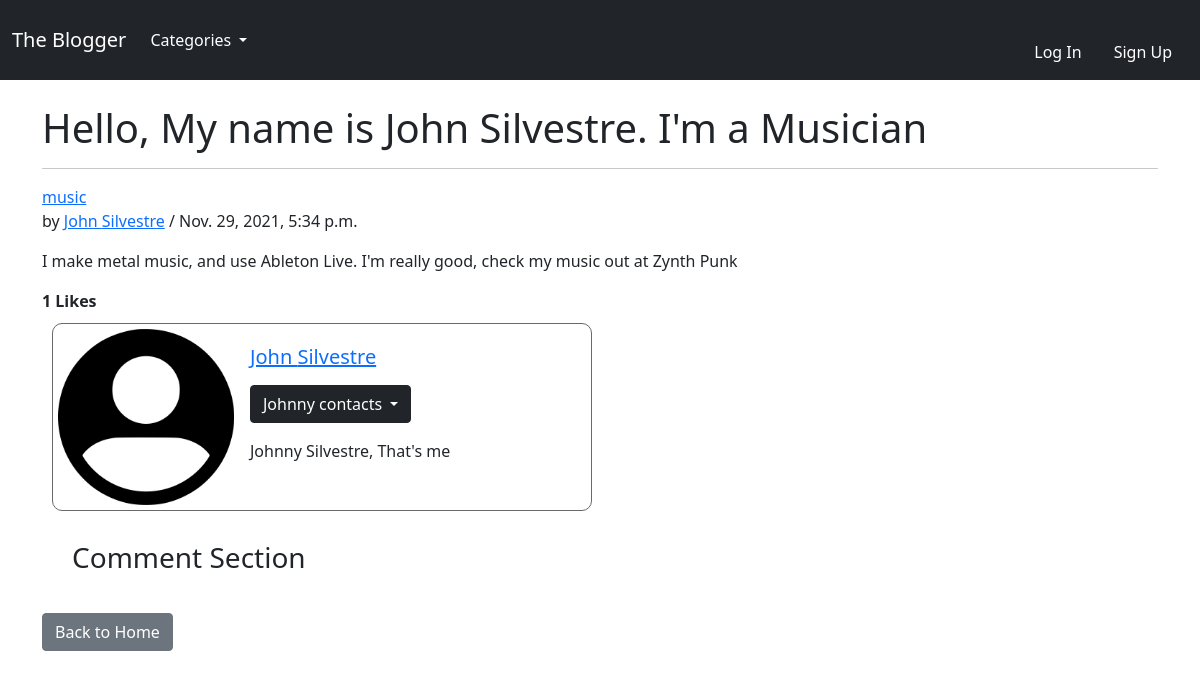
Page /post/6 on the earlier database version.
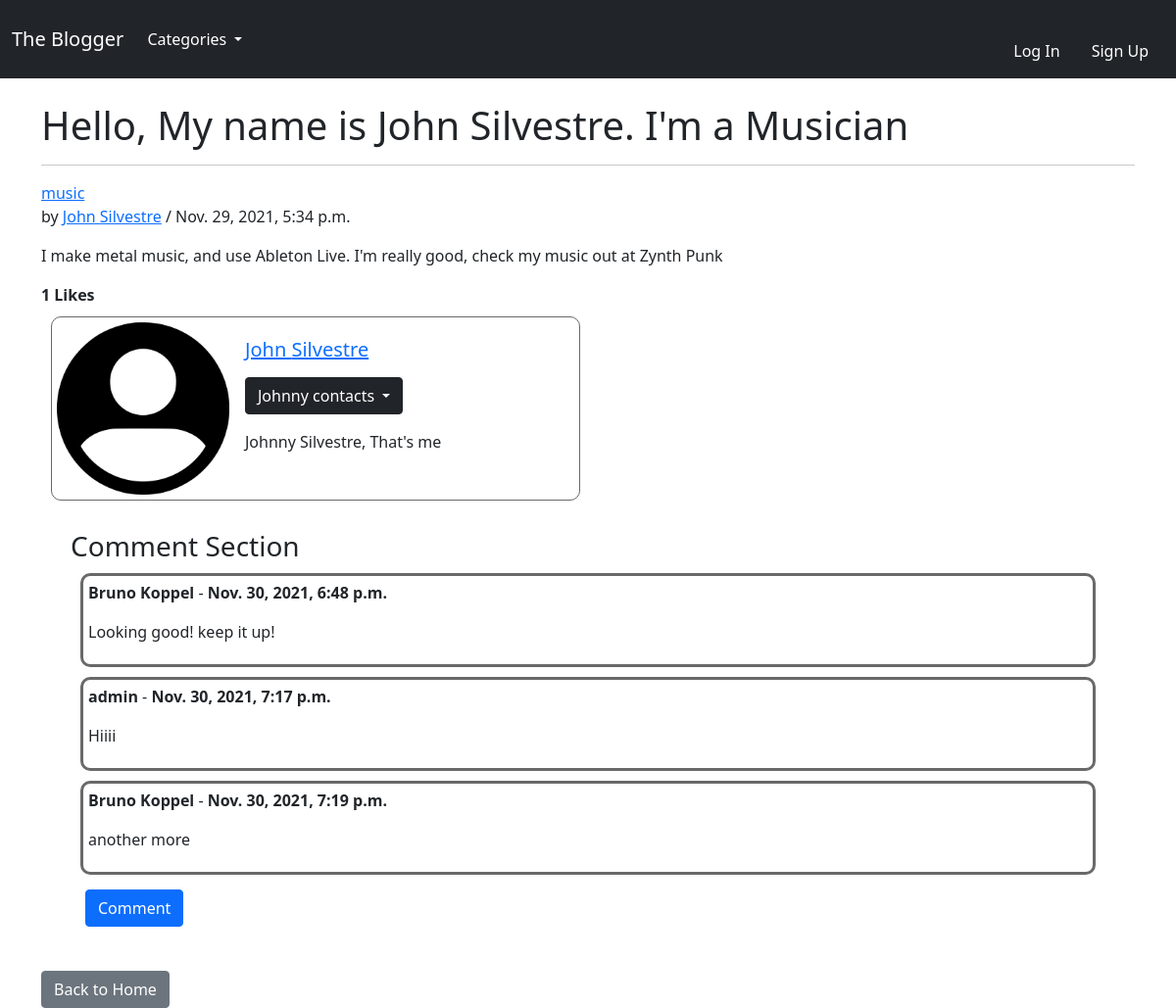
Same page on the later database version.
### blogfeed/models.py (models this page shows, shortened)
class Comment(models.Model):
    post = models.ForeignKey(
        Post, related_name="comments", on_delete=models.CASCADE)
    name = models.CharField(max_length=255)
    body = models.TextField()
    date_added = models.DateTimeField(auto_now_add=True)

### blogfeed/views.py (the view)
# urls.py: path('post/<int:pk>', PostView.as_view(), name="post_details"),
class PostView(DetailView):
    model = Post
    template_name = 'posts/post_details.html'
    def get_context_data(self, *args, **kwargs):
        category_list = Category.objects.all()
        post = get_object_or_404(Post, id=self.kwargs['pk'])
        liked = False
        if post.likes.filter(id=self.request.user.id).exists():
            liked = True
        context = super(PostView, self).get_context_data(*args, **kwargs)
        context["category_list"] = category_list
        context["total_likes"] = post.total_likes()
        context["liked"] = liked
        return context

### blogfeed/models.py (called while the page is built)
    def __str__(self):
        return self.name

    def total_likes(self):
        return self.likes.count()

### blogfeed/templates/posts/post_details.html (shortened to what this page needs)
{% extends 'base.html' %}
{% load static %}
{% block content %}
<h1>{{ post.title }}</h1>
<hr>
<a href="{% url 'category' post.category|slugify %}">{{ post.category }}</a>
<p>by
  <a href="{% url 'profile_page' post.author.profile.id %}">{{ post.author.first_name }} {{ post.author.last_name }}</a>
  / {{ post.date_added }}</p>
<p>{{ post.body | safe }}</p>
<form action="{% url 'post_like' post.pk %}" method="POST">
  {% if liked %}
  <span><b>{{ total_likes }} Likes</b></span>
  {% if user.is_authenticated %}
  <button type="submit" , name="post_id" value="{{ post.id }}" class="btn btn-danger">UnLike</button>
  {% endif %}
  {% else %}
  <span><b>{{ total_likes }} Likes</b></span>
  {% endif %}
</form>
<div class="card mb-3"
  style="max-width: 540px; margin: 10px; padding: 5px; border-style: solid; border-radius: 10px; border-color: dimgrey;">
  <div class="row g-0">
    <div class="col-md-4">
      {% if post.author.profile.profile_picture %}
      <a href="{% url 'profile_page' post.author.profile.id %}">
        <img src="{{ post.author.profile.profile_picture.url }}" class="img-fluid rounded-start">
      </a>
      {% else %}
      <a href="{% url 'profile_page' post.author.profile.id %}">
        <img src="{% static 'blogfeed/images/default_profile_picture.png' %}" class="img-fluid rounded-start">
      </a>
      {% endif %}
    </div>
    <div class="col-md-8">
      <div class="card-body">
        <a href="{% url 'profile_page' post.author.profile.id %}">
          <h5 class="card-title">{{ post.author.first_name }} {{ post.author.last_name }}</h5>
        </a>
        <p class="card-text">
          <div class="dropdown">
            <button class="btn btn-dark dropdown-toggle" type="button" id="dropdownMenuButton1"
              data-bs-toggle="dropdown" aria-expanded="false">
              {{ post.author.username }} contacts
            </button>
          </div>
        </p>
        {% if post.author.profile.bio %}
        <p class="card-text">
          {{ post.author.profile.bio }}
        </p>
        {% else %}
        <p class="card-text text-muted">
          No bio provided
        </p>
        {% endif %}
      </div>
    </div>
  </div>
</div>
<div style="margin: 20px; padding: 10px;">
  <h3>Comment Section</h3>
  {% if post.comments.all %}
  {% for comment in post.comments.all %}
  <div style="margin: 10px; padding: 5px; border-style: solid; border-radius: 10px; border-color: dimgrey;">
    <p><b>{{ comment.name }}</b> - <b>{{ comment.date_added }}</b></p>
    <p>{{ comment.body }}</p>
  </div>
  {% endfor %}
  <div style="margin: 10px; padding: 5px;">
    <a href="{% url 'add_comment' post.pk %}" class="btn btn-primary">Comment</a>
  </div>
  {% endif %}
</div>
<div>
  <a href="{% url 'home' %}" class="btn btn-secondary">Back to Home</a>
</div>
{% endblock %}

Differences in the rows shown:
added Comment: name "Bruno Koppel", date_added "Nov. 30, 2021, 6:48 p.m.", body "Looking good! keep it up!"
added Comment: name "admin", date_added "Nov. 30, 2021, 7:17 p.m.", body "Hiiii"
added Comment: name "Bruno Koppel", date_added "Nov. 30, 2021, 7:19 p.m.", body "another more"
Other differences:
text now shown: "Comment"
